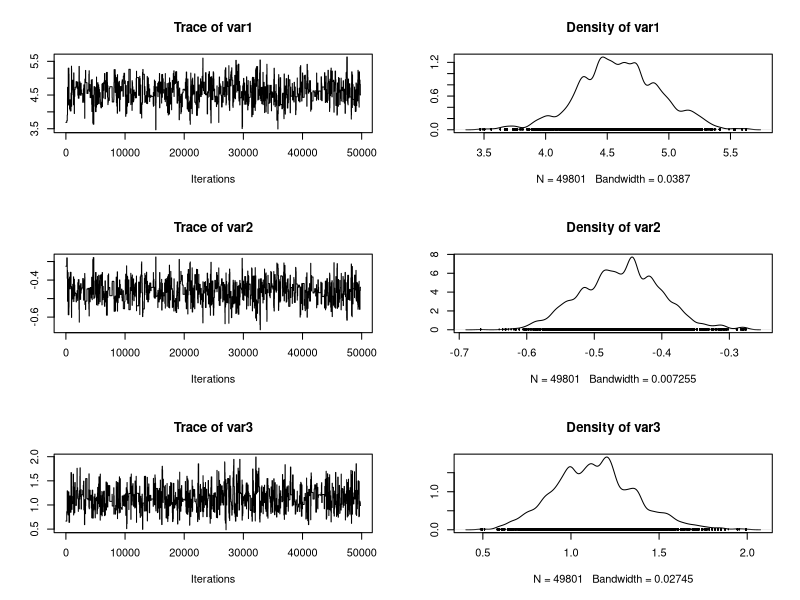
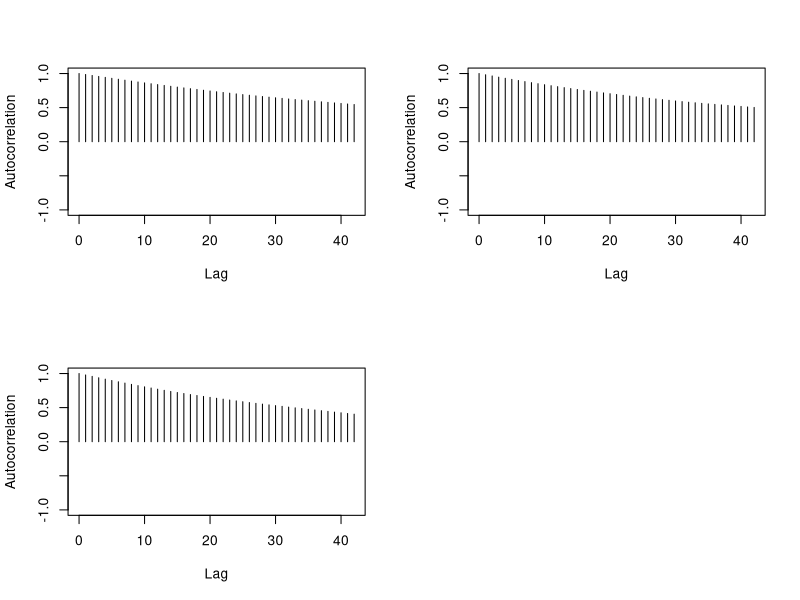
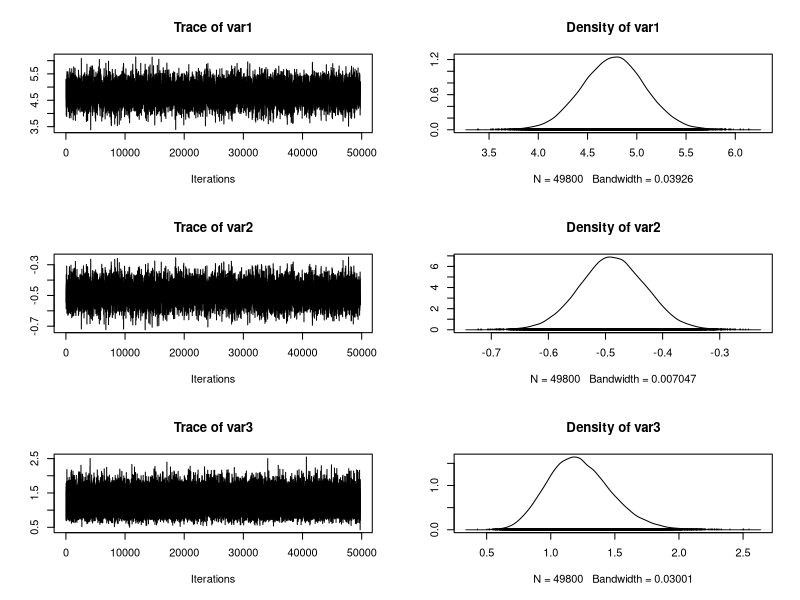
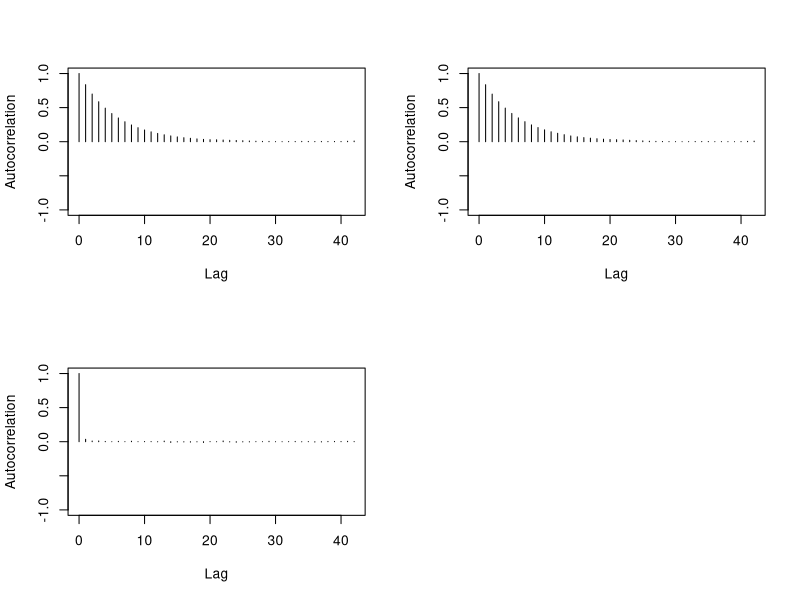

Here is the R script that generated these plots, in order:
run_MCMC <- function(n_MCMC, ponto_inicial, proposta_betas, proposta_phi, prob_aceita, funcao_p, sd){
  it=1
  MCMC_d <- matrix(ncol = n_MCMC, nrow = 3)
  MCMC_d[,1] <- ponto_inicial
  while(it < (n_MCMC)){    ### Vamos iniciar nosso MH com uma proposta para Beta0, Beta1 e phi 
    x_old <- MCMC_d[,it]
    x_new <- x_old
    x_new[1] <- proposta_betas(x_old[1], sd) #Beta0              
    x_new[2] <- proposta_betas(x_old[2], sd) #Beta1
    x_new[3] <- proposta_phi(x_old[3], sd) #phi
    
        
    if(runif(1) < prob_aceita(x_old,x_new, funcao_p)){
      MCMC_d[,it+1] <- x_new   #com probabilidade prob_aceita registra o valor da proposta
    }else{
      MCMC_d[,it+1] <- x_old   #caso contrario repete o valor antigo 
    }
    it <- it+1
    if (it == n_MCMC){
      break }
  }
  return(MCMC_d)
}


#vamos definir nossas funções para o problema:

funcao_p <- function(x){  ## função proporcional a densidade que queremos amostrar (encontrada em a)) 
  beta0 <- x[1]
  beta1 <- x[2]
  phi <- x[3]
  prop <- sum(dnorm(Yi, beta0+beta1*Xi, sqrt(1/phi), log = TRUE) + dnorm(beta0, 0, sqrt(1/Tao0), log = TRUE) + 
              dnorm(beta1, 0, sqrt(1/Tao1), log = TRUE) + dgamma(phi, Alpha, Beta))
  return(prop)
}

proposta_betas <- function(par, sd = 1){  ## proposta para os betas: N(i, s²)
  proposta <- rnorm(1, par, sd = sd)
  return(proposta)
}

proposta_phi <- function(par, sd = 1){ ##proposta para phi: |N(i,s²)|, pois a variância deve ser positiva 
  proposta <- abs(rnorm(1, par, sd = sd))
  return(proposta)
}

prob_aceita <- function(x_old,x_new, funcao_p){
  min(exp(funcao_p(x_new))/exp(funcao_p(x_old)), 1)
}


##########simulando os dados
Tao0 <- 1/200
Tao1 <- 1/200
Alpha <- 1
Beta <- 0.2

set.seed(13)
Xi=runif(50,1,9)
Yi=5-0.5*Xi +rnorm(50)


###########b) Rodando Metropolis-Hastings para Reg. Bayesiana:

MCMC_d <- run_MCMC(50000, c(0.5,0.5,0.5), proposta_betas = proposta_betas, 
                   proposta_phi = proposta_phi, prob_aceita = prob_aceita, funcao_p = funcao_p, sd = 0.5)

mean(MCMC_d[1,])
mean(MCMC_d[2,])
mean(MCMC_d[3,])


library(coda)
MCMC_d <- rbind(MCMC_d[,200:50000]) ##burn-in 

x <- coda::mcmc(t(MCMC_d))   #cria elemento coda.mcmc
summary(x, na.rm = TRUE)
plot(x) #Apesar de parecer estacionário, podemos notar certa autocorrelação no Trace Plot dos parâmetros. 

accept_rate <- 1 - coda::rejectionRate(x)
accept_rate #A taxa de aceitação foi baixa para esta proposta. 

coda::effectiveSize(x) ## 50000 replicações resultaram em um tamanho efetivo de +- 500 observações para cada parâmetro
coda::autocorr.plot(x) 



#########c) vamos comparar a taxa de aceitação para s² entre 0.01 e 1:

s2 <- seq(0.01, by = 0.05)

tam_ef <- matrix(NA, 20, 3)
for(i in 1:20){
  MCMC_d <- run_MCMC(50000, c(0.5,0.5,0.5), proposta_betas = proposta_betas, 
                     proposta_phi = proposta_phi, prob_aceita = prob_aceita, funcao_p = funcao_p, sd = s2[i])
  x <- coda::mcmc(t(MCMC_d))
  tam_ef[i,] <- coda::effectiveSize(x)
}

#vamos considerar a mediana dos tamanhos efetivos:
apply(tam_ef, 1, median)

#Analisando a lista, a mediana mais alta para s² foi encontrada em tam_ef[9,]. 
s2[9]
# [1] 0.41
#equivalente a um s² de 0.41. 

#Podemos assim concluir que valores muito baixos ou muito altos para s² diminuem a taxa de aceitação do MH.  


########d) a estimativa para a média a posteriori dos paramêtros resultou em 
mean(MCMC_d[1,])
mean(MCMC_d[2,])
mean(MCMC_d[3,])

#Beta0 [1] 4.622311
#Beta1 [1] -0.464727
#Phi [1] 1.136956  e 1/Phi = 0.884



#########e) vamos implementar o Gibbs-Sampler

N <- length(Xi)
X2 <- sum(Xi^2)

###distribuições condicionais:
b0_prop <- function(par_old_vec){
  s <- 1/(Tao0 + par_old_vec[3]*N)
  m <- par_old_vec[3]*sum(Yi-par_old_vec[2]*Xi)*s
  par_new_vec <- par_old_vec
  par_new_vec[1] <- rnorm(1, m, sqrt(s))
  return(par_new_vec[1])
}

b1_prop <- function(par_old_vec){
  s <- 1/(Tao1 + par_old_vec[3]*X2)
  m <- par_old_vec[3]*sum((Yi-par_old_vec[1])*Xi)*s
  par_new_vec <- par_old_vec
  par_new_vec[2] <- rnorm(1, m, sqrt(s))
  return(par_new_vec[2])
}

sig_prop <- function(par_old_vec){
  beta <- Beta + sum((Yi - par_old_vec[1] - par_old_vec[2]*Xi)^2)/2
  par_new_vec <- par_old_vec
  par_new_vec[3] <- rgamma(1, shape = Alpha + N/2, rate = beta)
  return(par_new_vec[3])
}


##gibbs-sampler: 
#Para o parâmetro beta0_t, utilizamos beta1_t-1 e phi_t-1 
#Para o parâmetro beta1_t, utilizamos beta0_t e phi_t-1 
#Para o parâmetro phi_t, utilizamos beta0_t e beta1_t 

gibbs_sampler = function(par0, n_MCMC){
  
  MCMC_par = matrix(ncol = n_MCMC, nrow = 3)     
  MCMC_par[,1] = par0
  
  #parametro pra ser atualizado pela proposta
  for(it in 1:(n_MCMC-1)){    ### inicia o algoritmo
    if(it == 1){
      MCMC_par[1,1] <- b0_prop(MCMC_par[,1])

      MCMC_par[2,1] <- b1_prop(MCMC_par[,1])

      MCMC_par[3,1] <- sig_prop(MCMC_par[,1])

    } else{
    MCMC_par[1,it] <- b0_prop(MCMC_par[,it-1])
    MCMC_par[2,it] <- b1_prop(c(MCMC_par[1,it],MCMC_par[2,it-1],MCMC_par[3,it-1]))
    MCMC_par[3,it] <- sig_prop(MCMC_par[,it])}
  }
  return(MCMC_par)
}

n_MCMC = 50000
par0 = c(0.5,0.5,0.5)
set.seed(13)
MCMC_gibbs<- gibbs_sampler(par0, n_MCMC)

mean(MCMC_gibbs[1,], na.rm = T)
#[1] 4.762613

mean(MCMC_gibbs[2,], na.rm = T)
#[1] -0.4875055

mean(MCMC_gibbs[3,], na.rm = T)
#[1] 1.22853 


###########f) 

MCMC_d <- rbind(MCMC_gibbs[,200:49999]) ##burn-in 
x <- coda::mcmc(t(MCMC_d))   #cria elemento coda.mcmc
summary(x, na.rm = TRUE)
plot(x) #Notamos que o Trace Plot do Gibbs-Sampler parece totalmente estacionário. 

accept_rate <- 1 - coda::rejectionRate(x)
accept_rate #A taxa de aceitação ficou em 1, resultado esperado teoricamente. 

coda::effectiveSize(x) ## 50000 replicações resultaram em um tamanho efetivo significativamente maior do que o Metropolis. 
coda::autocorr.plot(x) ## Notamos também a ausência de uma autocorrelação persistente. 

#Assim, podemos concluir que o algoritmo de Gibbs-Sampling nos fornece estimativas melhores que MH neste caso.
#Para o Metropolis, devemos nos preocupar com a proposta e eventuais parâmetros, como foi o caso do s². 
#Ainda, notamos a baixa taxa de aceitação e tamanho amostral efetivo.
#Vale notar porém que precisamos obter as distribuições condicionais dos parâmetros para utilizar o método de Gibbs, o que nem sempre
#pode ser trivial. 



